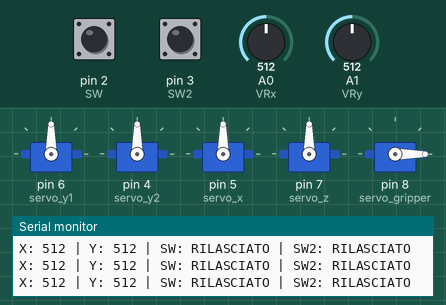
Bench run of a sketch on a simulated Arduino Uno, built with avr-gcc and run on an emulated ATmega328P. Parts: 5 × servo, the last lines printed to the serial monitor. The test bench sets the inputs (shaded band); at power-on: pin 3 (SW2) HIGH, A0 (VRx) = 512, A1 (VRy) = 512, pin 2 (SW) HIGH.

Above: at 1.2 s.
1.3 s: pin 3 (SW2) pulled LOW for 0.25 s
At 3.2 s:
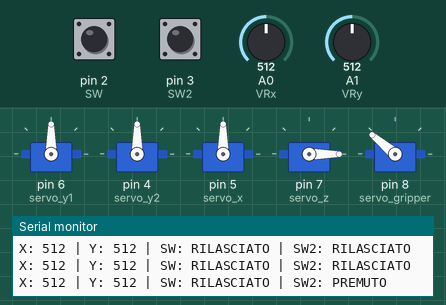
4.5 s: A0 (VRx) set to 610
7.5 s: A1 (VRy) set to 591
9.5 s: A1 (VRy) set to 618
At 10.8 s:
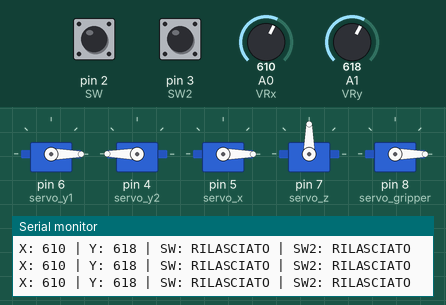
11.3 s: pin 2 (SW) pulled LOW for 0.25 s
At 12.5 s:
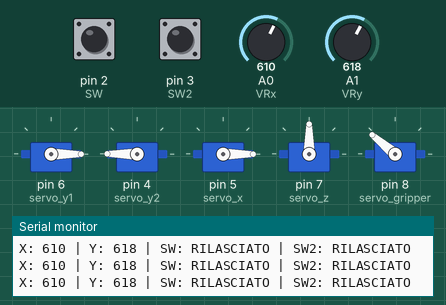
13.1 s: A0 (VRx) set to 582
At 14.3 s:
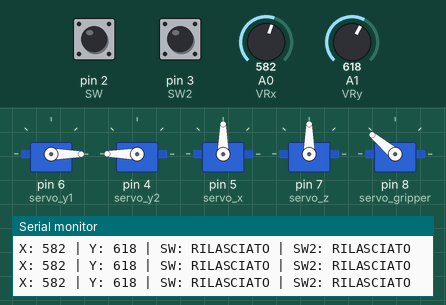
Timing chart, 0 to 15.9 s (numbered marks = the images above; inputs shaded):
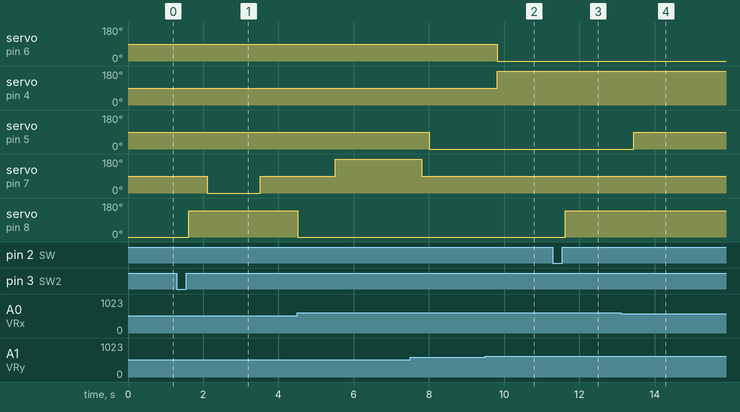

The sketch:

claw_machine_code.ino
```cpp
#include <Servo.h>

Servo servo_y1;
Servo servo_y2;
Servo servo_x;

Servo servo_z;
Servo servo_gripper;

const int VRx = A0;
const int VRy = A1;

const int SW = 2;
const int SW2 = 3;

void setup() {
  Serial.begin(9600);
  servo_y1.attach(6);
  servo_y2.attach(4);
  servo_x.attach(5);

  servo_z.attach(7);
  servo_gripper.attach(8);

  pinMode(SW, INPUT_PULLUP);
  pinMode(SW2, INPUT_PULLUP);

  servo_gripper.write(0);
}

void loop() {

  int xValue = analogRead(VRx);
  int yValue = analogRead(VRy);

  int swState = digitalRead(SW);
  int swState2 = digitalRead(SW2);

  delay(200);

  Serial.print("X: ");
  Serial.print(xValue);
  Serial.print(" | Y: ");
  Serial.print(yValue);
  Serial.print(" | SW: ");
  Serial.print(swState == LOW ? "PREMUTO" : "RILASCIATO");
  Serial.print(" | SW2: ");
  Serial.println(swState2 == LOW ? "PREMUTO" : "RILASCIATO");

  // handle joystick input anmd servo movement

  if(xValue > 600) {
    servo_x.write(0);
  } else if(xValue < 400) {
    servo_x.write(180);
  } else {
    servo_x.write(90);
  }

  if(yValue > 600) {
    servo_y1.write(0);
    servo_y2.write(180);
  } else if(yValue < 400) {
    servo_y1.write(180);
    servo_y2.write(0);
  } else {
    servo_y1.write(90);
    servo_y2.write(90);
  }

  // handle button press

  if(swState2 == LOW) {
    // open gripper
    servo_gripper.write(140);

    delay(500);

    // move down
    servo_z.write(0);

    delay(1400);

    // stop
    servo_z.write(90);

    delay(1000);

    // close gripper
    servo_gripper.write(0);

    delay(1000);

    // move up
    servo_z.write(180);

    delay(2300);

    // stop
    servo_z.write(90);
  }

  if(swState == LOW) {
    // open gripper
    servo_gripper.write(140);
  }

  /*
  if(swState == LOW) {
    servo_gripper.write(140);
    servo_z.write(0);
  } else if(swState2 == LOW) {
    servo_gripper.write(0);
    servo_z.write(180);
  } else {
    servo_z.write(90);
  }
  */

}
```

Measured:
- the behaviour switches between 600 and 601 on A1 (VRy) (found by bisection; images 1 and 2)
- the behaviour switches between 601 and 600 on A0 (VRx) (found by bisection; images 3 and 4)
- after the input at 1.3 s, servo on pin 7 (servo_z): 90° → 0° after 0.81 s, → 90° 1.4 s later; servo on pin 8 (servo_gripper): 0° → 140° after 0.31 s
- after the input at 9.5 s, servo on pin 6 (servo_y1): 90° → 0° after 0.32 s; servo on pin 4 (servo_y2): 90° → 180° after 0.32 s
- after the input at 11.3 s, servo on pin 8 (servo_gripper): 0° → 140° after 0.33 s
- after the input at 13.1 s, servo on pin 5 (servo_x): 0° → 90° after 0.34 s
